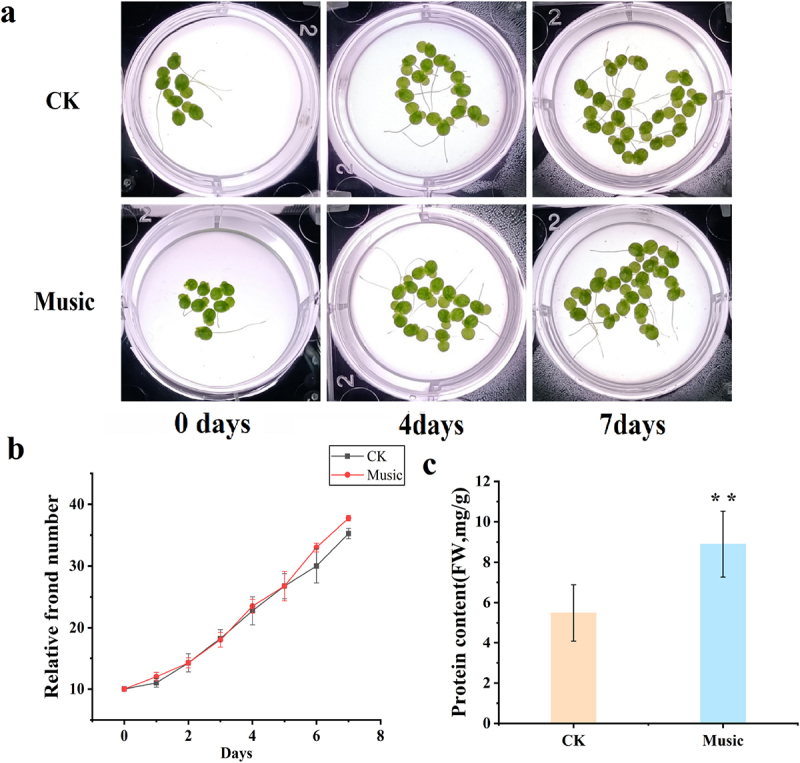
#> input picture duckweed_figure.jpg, 800 x 763 px
$ python main.py
#> lines starting #> are read from the running program, lines starting #| are printed output that depends on the picture; after the words box and inside, x2 and y2 are one past the last pixel; in counts of white or black regions, pixels touching at a corner belong together
import os
import urllib.request
import cv2
import numpy as np
import matplotlib.pyplot as plt
import matplotlib.gridspec as gridspec
from scipy.ndimage import convolve
from scipy.optimize import curve_fit

DW_DAYS  = np.array([0, 1, 2, 3, 4, 5, 6, 7], dtype=float)
DW_CK    = np.array([10, 11, 14, 17, 23, 27, 30, 35], dtype=float)
DW_MUSIC = np.array([10, 11, 14, 18, 24, 29, 33, 38], dtype=float)

RAD_DAYS    = np.arange(1, 15, dtype=float)
RAD_CONTROL = np.array([0, 0, 0,  3,  58, 112, 173, 247,
                         342, 436, 527, 633, 727, 813], dtype=float)
RAD_MUSIC   = np.array([0, 0, 4, 57, 124, 193, 267, 359,
                         451, 543, 658, 761, 872, 984], dtype=float)

CHICK_DAYS    = np.array([2,  4,  6], dtype=float)
CHICK_CONTROL = np.array([2,  7, 12], dtype=float)
CHICK_MUSIC   = np.array([3, 16, 23], dtype=float)

FIGURE_URL  = ("https://cdn.ncbi.nlm.nih.gov/pmc/blobs/1974/9839374/"
               "8804ab9bb00c/KPSB_A_2163346_F0001_OC.jpg")

_HERE        = os.path.dirname(os.path.abspath(__file__))
OXFORD_FILE  = os.path.join(_HERE, "oxford.png")
FIGURE_FILE  = os.path.join(_HERE, "duckweed_figure.jpg")

BLUE, RED = "steelblue", "tomato"  # control vs music

# METHOD 1: SOBEL EDGE DETECTION
def sobel(gray):
    Kx = np.array([[-1, 0, 1],
                   [-2, 0, 2],
                   [-1, 0, 1]], dtype=float)
    Ky = np.array([[-1, -2, -1],
                   [ 0,  0,  0],
                   [ 1,  2,  1]], dtype=float)
    return np.hypot(convolve(gray.astype(float), Kx),
                    convolve(gray.astype(float), Ky))


def green_area(bgr):
    """Count strong edge pixels inside the plant's green region."""

    hsv = cv2.cvtColor(bgr, cv2.COLOR_BGR2HSV)
    mask = cv2.inRange(hsv, np.array([35, 40, 40]), np.array([90, 255, 255]))
    edges = sobel(mask.astype(float))

    # Count only the STRONG edges -- those above 10% of the strongest edge in this image.
    return int((edges > edges.max() * 0.1).sum())

# METHOD 2: FINITE DIFFERENCES
def diff1(y, t):# y = measured values (e.g. frond counts), t = time points (days)

    d = np.empty_like(y, dtype=float)  # create an empty array the same size as y
    d[0]    = (y[1]  - y[0])  / (t[1]  - t[0])
    d[-1]   = (y[-1] - y[-2]) / (t[-1] - t[-2])
    d[1:-1] = (y[2:] - y[:-2]) / (t[2:]  - t[:-2])

    return d

def diff2(y, t):
    return diff1(diff1(y, t), t)

# METHOD 3: LOGISTIC GROWTH MODEL (NONLINEAR LEAST SQUARES)
#   K  = carrying capacity: the maximum size the plant will EVER reach. If K is larger for the music group, music raised the ceiling.
#   r  = growth rate: how steep the S-curve is. Large r = fast growth. Small r = slow, gradual growth.
#   t0 = inflection point: the day when growth is fastest (middle of the S). This is also what Newton-Raphson confirms in Method 4.
def logistic(t, K, r, t0):
    return K / (1.0 + np.exp(-r * (t - t0)))

def fit_logistic(t, y):
    """Fit the logistic curve to data. Returns (best parameters, their errors) or (None, None)."""
    mask = y > 0
    if mask.sum() < 4:
        return None, None

    t_f, y_f = t[mask], y[mask]  # filtered time and measurement arrays
    p0 = [y_f.max() * 1.2, 0.6, float(t_f[len(t_f) // 2])]

    try:
        popt, pcov = curve_fit(logistic, t_f, y_f, p0=p0, maxfev=30_000,
                               bounds=([0, 1e-4, -50], [5_000, 20, 50]))
        # popt = the best-fit values of [K, r, t0]
        # pcov = covariance matrix. Its diagonal tells us how uncertain each parameter is.
        # np.sqrt(np.diag(pcov)) converts this to standard deviations (the ± errors).
        return popt, np.sqrt(np.diag(pcov))

    except RuntimeError:
        return None, None

# METHOD 4: NEWTON-RAPHSON ROOT-FINDING
def newton(f, df, x0, tol=1e-8, max_iter=50):
    x = float(x0)
    for i in range(max_iter):
        fx  = f(x)
        dfx = df(x)
        if abs(dfx) < 1e-14:
            break

        step = fx / dfx  # how far to move
        x -= step        # move to the new guess
        if abs(step) < tol:
            return x, i + 1
    return x, max_iter


def peak_growth_day(popt):
    """Find the exact day of fastest growth by solving h''(t) = 0 with Newton-Raphson."""

    K, r, t0 = popt

    h2 = lambda t: (K*r**2 * np.exp(-r*(t-t0)) * (np.exp(-r*(t-t0)) - 1)
                    / (1 + np.exp(-r*(t-t0)))**3)

    h3 = lambda t: (K*r**3 * np.exp(-r*(t-t0))
                    * (np.exp(-r*(t-t0))**2 - 4*np.exp(-r*(t-t0)) + 1)
                    / (1 + np.exp(-r*(t-t0)))**4)
    return newton(h2, h3, t0 + 0.5)


def load_duckweed_figure():
    if not os.path.exists(FIGURE_FILE):
        print(f"  Downloading {FIGURE_FILE} ...")
        urllib.request.urlretrieve(FIGURE_URL, FIGURE_FILE)
    return cv2.imread(FIGURE_FILE)

def duckweed_green_areas(img):
    """Split the duckweed figure into 6 panels (2 rows x 3 columns) and measure green area in each."""

    H, W = img.shape[:2]
    area = img[:int(H * 0.53), int(W * 0.09):]

    ph, pw = area.shape[:2]
    rh = ph // 2
    cw = pw // 3
    pad = int(min(rh, cw) * 0.04)

    areas_ck, areas_mu = [], []
    for ri, bucket in enumerate([areas_ck, areas_mu]):
        for ci in range(3):
            panel = area[ri*rh+pad:(ri+1)*rh-pad, ci*cw+pad:(ci+1)*cw-pad]
            bucket.append(green_area(panel))
    return np.array(areas_ck, float), np.array(areas_mu, float)

def oxford_green_areas(img):
    """Split oxford.png into 3 horizontal bands (Control / Classical / Rock) and count edge pixels."""

    H, W = img.shape[:2]
    crop = img[int(H * 0.10):, int(W * 0.10):]
    H2 = crop.shape[0]
    bh = H2 // 3
    areas = []
    for i in range(3):
        band = crop[i*bh:(i+1)*bh, :]
        gray = cv2.cvtColor(band, cv2.COLOR_BGR2GRAY)
        edges = sobel(gray)
        areas.append(int((edges > 20).sum()))

    return np.array(areas, float)

def plot_all(dw_green_ck, dw_green_mu, ox_green,
             dw_r1_ck, dw_r1_mu,
             dw_popt_ck, dw_popt_mu,
             rad_r1_ck, rad_r1_mu, rad_popt_ck, rad_popt_mu,
             chick_r1_ck, chick_r1_mu,
             peaks):
    fig = plt.figure(figsize=(18, 14))

    fig.suptitle("Music's Effect on Plant Growth -- CP1\n"
                 "Methods: Sobel | Finite Differences | Logistic Fit | Newton-Raphson",
                 fontsize=12, fontweight="bold")

    gs = gridspec.GridSpec(3, 6, figure=fig, hspace=0.50, wspace=0.38)

    for col, (days, ck, mu, pck, pmu, ylabel, title) in enumerate([
        (DW_DAYS,  DW_CK,       DW_MUSIC,   dw_popt_ck,  dw_popt_mu,
         "Frond count", "Duckweed -- Logistic Fit"),
        (RAD_DAYS, RAD_CONTROL, RAD_MUSIC,  rad_popt_ck, rad_popt_mu,
         "Height (mm)",  "Radish -- Logistic Fit"),
    ]):
        ax = fig.add_subplot(gs[0, col*2 : col*2+2])
        ax.scatter(days, ck, color=BLUE, s=45, zorder=5, label="Control/CK")
        ax.scatter(days, mu, color=RED,  s=45, zorder=5, label="Music")
        t_fine = np.linspace(days[0], days[-1]+1, 300)

        if pck is not None:
            ax.plot(t_fine, logistic(t_fine, *pck), BLUE, lw=2,
                    label=f"K={pck[0]:.1f}")
        if pmu is not None:
            ax.plot(t_fine, logistic(t_fine, *pmu), RED, lw=2,
                    label=f"K={pmu[0]:.1f}")

        ax.set_xlabel("Day"); ax.set_ylabel(ylabel)
        ax.set_title(f"{title}\n(Method 3: nonlinear least squares)")
        ax.legend(fontsize=7); ax.grid(alpha=0.3)

    ax_c = fig.add_subplot(gs[0, 4:])
    x = np.arange(3)
    ax_c.bar(x - 0.18, CHICK_CONTROL, 0.35, color=BLUE, alpha=0.85, label="Control")
    ax_c.bar(x + 0.18, CHICK_MUSIC,   0.35, color=RED,  alpha=0.85, label="Music")
    ax_c.set_xticks(x); ax_c.set_xticklabels(["Day 2", "Day 4", "Day 6"])
    ax_c.set_ylabel("Saplings sprouted")
    ax_c.set_title("Chickpea -- Germination\n(Chowdhury & Gupta)")
    ax_c.legend(fontsize=7); ax_c.grid(alpha=0.3, axis="y")

    rate_sets = [
        (DW_DAYS,    dw_r1_ck,    dw_r1_mu,    "dN/dt (fronds/day)", "Duckweed",
         "Duckweed CK", "Duckweed Music"),
        (RAD_DAYS,   rad_r1_ck,   rad_r1_mu,   "dH/dt (mm/day)",     "Radish",
         "Radish Control", "Radish Music"),
        (CHICK_DAYS, chick_r1_ck, chick_r1_mu, "Saplings/day",       "Chickpea",
         None, None),
    ]
    for col, (days, r_ck, r_mu, ylabel, title, k_ck, k_mu) in enumerate(rate_sets):
        ax = fig.add_subplot(gs[1, col*2 : col*2+2])
        ax.plot(days, r_ck, color=BLUE, lw=2, marker="o", ms=5, label="Control/CK")
        ax.plot(days, r_mu, color=RED,  lw=2, marker="o", ms=5, label="Music")

        ax.fill_between(days, r_ck, alpha=0.12, color=BLUE)
        ax.fill_between(days, r_mu, alpha=0.12, color=RED)

        if k_ck and k_ck in peaks:
            ax.axvline(peaks[k_ck], color=BLUE, lw=1.5, ls="--",
                       label=f"Peak: day {peaks[k_ck]:.2f}")
        if k_mu and k_mu in peaks:
            ax.axvline(peaks[k_mu], color=RED, lw=1.5, ls="--",
                       label=f"Peak: day {peaks[k_mu]:.2f}")

        ax.set_xlabel("Day"); ax.set_ylabel(ylabel)
        ax.set_title(f"{title} -- Growth Rate\n(Method 2: finite differences)")
        ax.legend(fontsize=7); ax.grid(alpha=0.3)

    ax_dg = fig.add_subplot(gs[2, :2])
    x = np.arange(3)
    ax_dg.bar(x - 0.18, dw_green_ck/1e3, 0.35, color=BLUE, alpha=0.8, label="CK")
    ax_dg.bar(x + 0.18, dw_green_mu/1e3, 0.35, color=RED,  alpha=0.8, label="Music")
    ax_dg.set_xticks(x); ax_dg.set_xticklabels(["Day 0", "Day 4", "Day 7"])
    ax_dg.set_ylabel("Sobel edge pixels")
    ax_dg.set_title("Duckweed -- Plant Boundary Size\n(Method 1: Sobel edge detection)")
    ax_dg.legend(fontsize=7); ax_dg.grid(alpha=0.3, axis="y")

    ax_ox = fig.add_subplot(gs[2, 2:4])
    labels = ["Control", "Classical", "Rock"]
    colors = [BLUE, RED, "mediumseagreen"]
    ax_ox.bar(labels, ox_green/1e3, color=colors, alpha=0.85)
    ax_ox.set_ylabel("Sobel edge pixels")
    ax_ox.set_title("Bok Choy -- Plant Boundary by Condition\n(Method 1: Sobel on oxford.png)")
    ax_ox.grid(alpha=0.3, axis="y")
    ax_tbl = fig.add_subplot(gs[2, 4:])
    ax_tbl.axis("off")

    rows = []
    for lbl, popt, pk in [("Duckweed CK",    dw_popt_ck,  "Duckweed CK"),
                           ("Duckweed Music", dw_popt_mu,  "Duckweed Music"),
                           ("Radish Control", rad_popt_ck, "Radish Control"),
                           ("Radish Music",   rad_popt_mu, "Radish Music")]:
        if popt is not None:
            # popt[0]=K, popt[1]=r, popt[2]=t0 -- formatted to a readable number of decimals
            rows.append([lbl, f"{popt[0]:.1f}", f"{popt[1]:.4f}",
                         f"{popt[2]:.2f}", f"{peaks.get(pk, float('nan')):.2f}"])

    tbl = ax_tbl.table(cellText=rows,
                       colLabels=["Group", "K", "r", "t0", "Peak day"],
                       loc="center", cellLoc="center")
    tbl.auto_set_font_size(False)
    tbl.set_fontsize(8)
    tbl.scale(1, 1.7)
    ax_tbl.set_title("Logistic Parameters + Peak Growth Days\n"
                     "(Methods 3+4: curve fit + Newton-Raphson)", fontsize=9)

    plt.savefig("plant_growth_analysis.png", dpi=150, bbox_inches="tight")
    plt.show()
    print("  Saved: plant_growth_analysis.png")

def main():
    print("=" * 55)
    print("CP1 -- Music's Effect on Plant Growth")
    print("=" * 55)
    print("\n[1/4] Sobel edge detection -- measuring green area ...")

    dw_img = load_duckweed_figure()
#> in load_duckweed_figure, returned value is the input picture: shape (763, 800, 3); mean B, G, R 224.5, 224, 225

    dw_green_ck, dw_green_mu = duckweed_green_areas(dw_img)
#> the loop in duckweed_green_areas, `for ri, bucket in enumerate([areas_ck, areas_mu]):` made 2 passes
#> pass 1, in green_area, `mask = cv2.inRange(hsv, np.array([35, 40, 40]), np.array([90, 255, 255..`:
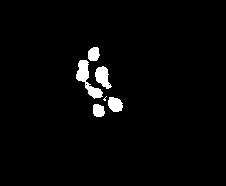
#> mask: shape (186, 226); 2.6% white; 6 white regions (1 under 20 px), largest, box (x1, y1, x2, y2) and area: (76, 60, 103, 99) 387, (95, 66, 112, 89) 235, (108, 97, 123, 112) 176, (88, 47, 100, 61) 137, (93, 104, 105, 117) 130
#> after the loop in duckweed_green_areas, `for ri, bucket in enumerate([areas_ck, areas_mu]):`:
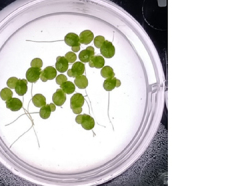
#> panel: shape (186, 226, 3); mean B, G, R 203.7, 208.5, 209.6
#> dw_green_ck = [805, 1456, 1893]; dw_green_mu = [924, 1720, 2042]
    print(f"  Duckweed CK    Sobel edge px: {dw_green_ck.astype(int)}")
#|   Duckweed CK    Sobel edge px: [ 805 1456 1893]
    print(f"  Duckweed Music Sobel edge px: {dw_green_mu.astype(int)}")
#|   Duckweed Music Sobel edge px: [ 924 1720 2042]
    print(f"  oxford path: {OXFORD_FILE}")
    print(f"  oxford exists: {os.path.exists(OXFORD_FILE)}")
    ox_img = cv2.imread(OXFORD_FILE)
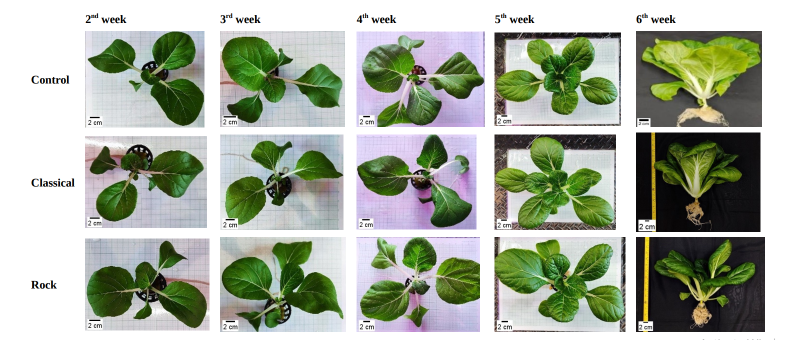
#> input picture oxford.png, 1571 x 680 px (shown at 1/2 size)
#> ox_img is the input picture: shape (680, 1571, 3); mean B, G, R 158.3, 174.4, 166.6
    if ox_img is None:
        print(f"  WARNING: could not load oxford.png")
        ox_green = np.zeros(3)
    else:
        ox_green = oxford_green_areas(ox_img)
#> the loop in oxford_green_areas, `for i in range(3):` made 3 passes
#> pass 1, in oxford_green_areas, `edges = sobel(gray)`:
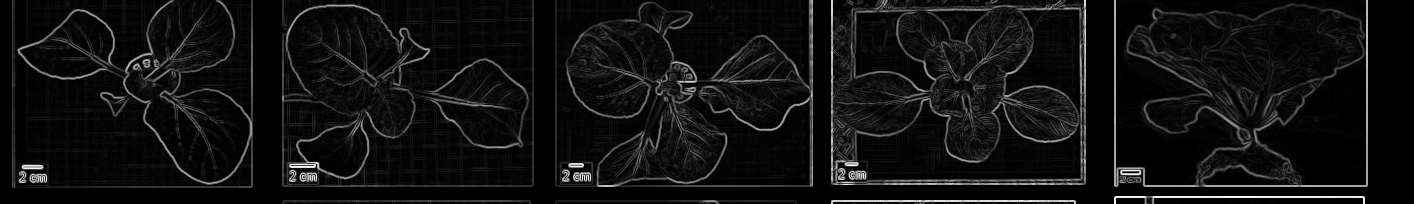
#> edges: shape (204, 1414) float64; min 0, max 1043.7, mean 70.3; drawn with min black and max white
#> after the loop in oxford_green_areas, `for i in range(3):`:
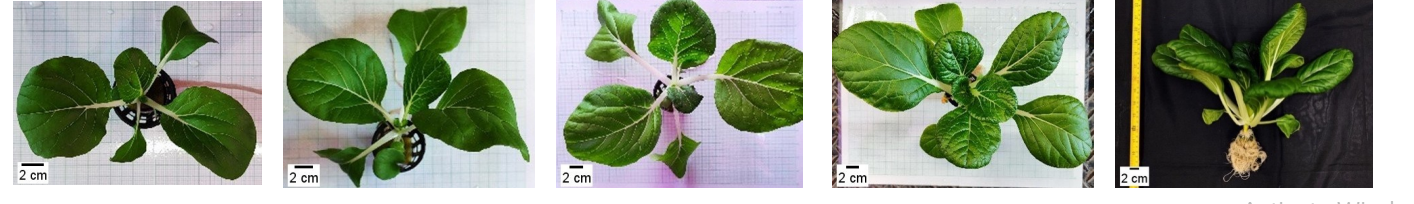
#> band: shape (204, 1414, 3); mean B, G, R 131.3, 153.2, 142.4
#> after the loop in oxford_green_areas, `for i in range(3):`:
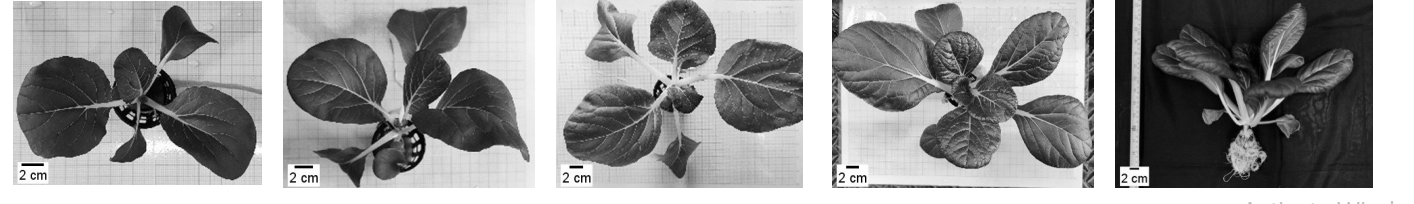
#> gray: shape (204, 1414); min 0, max 255, mean 147.4
#> after the loop in oxford_green_areas, `for i in range(3):`: areas = [157515, 151697, 160043]
#> ox_green = [157515, 151697, 160043]
        print(f"  Bok choy Sobel edge px -- Control/Classical/Rock: {ox_green.astype(int)}")
#|   Bok choy Sobel edge px -- Control/Classical/Rock: [157515 151697 160043]
    print("\n[2/4] Central finite differences ...")

    dw_r1_ck    = diff1(DW_CK,         DW_DAYS)   # duckweed control growth rate
    dw_r1_mu    = diff1(DW_MUSIC,      DW_DAYS)   # duckweed music growth rate
    rad_r1_ck   = diff1(RAD_CONTROL,   RAD_DAYS)  # radish control growth rate
    rad_r1_mu   = diff1(RAD_MUSIC,     RAD_DAYS)  # radish music growth rate
    chick_r1_ck = diff1(CHICK_CONTROL, CHICK_DAYS)  # chickpea control germination rate
    chick_r1_mu = diff1(CHICK_MUSIC,   CHICK_DAYS)  # chickpea music germination rate

    print("\n[3/4] Fitting logistic growth models ...")

    dw_popt_ck,  _ = fit_logistic(DW_DAYS,  DW_CK)       # duckweed control fit
    dw_popt_mu,  _ = fit_logistic(DW_DAYS,  DW_MUSIC)    # duckweed music fit
    rad_popt_ck, _ = fit_logistic(RAD_DAYS, RAD_CONTROL) # radish control fit
    rad_popt_mu, _ = fit_logistic(RAD_DAYS, RAD_MUSIC)   # radish music fit
    for name, p in [("Duckweed CK",    dw_popt_ck),
                    ("Duckweed Music", dw_popt_mu),
                    ("Radish Control", rad_popt_ck),
                    ("Radish Music",   rad_popt_mu)]:
        if p is not None:
            # p[0]=K (max size), p[1]=r (growth rate), p[2]=t0 (inflection day)
            print(f"  {name:20s}: K={p[0]:.2f}  r={p[1]:.4f}  t0={p[2]:.2f}")
    print("\n[4/4] Newton-Raphson root-finding ...")

    peaks = {}

    for name, popt in [("Duckweed CK",    dw_popt_ck),
                       ("Duckweed Music", dw_popt_mu),
                       ("Radish Control", rad_popt_ck),
                       ("Radish Music",   rad_popt_mu)]:
        if popt is not None:
            day, iters = peak_growth_day(popt)
            peaks[name] = day
            print(f"  {name:20s}: peak day {day:.3f}  ({iters} iterations)")

    plot_all(dw_green_ck, dw_green_mu, ox_green,
             dw_r1_ck, dw_r1_mu,
             dw_popt_ck, dw_popt_mu,
             rad_r1_ck, rad_r1_mu, rad_popt_ck, rad_popt_mu,
             chick_r1_ck, chick_r1_mu, peaks)
#> in plot_all, `plt.savefig("plant_growth_analysis.png", dpi=150, bbox_inches="tight")`:
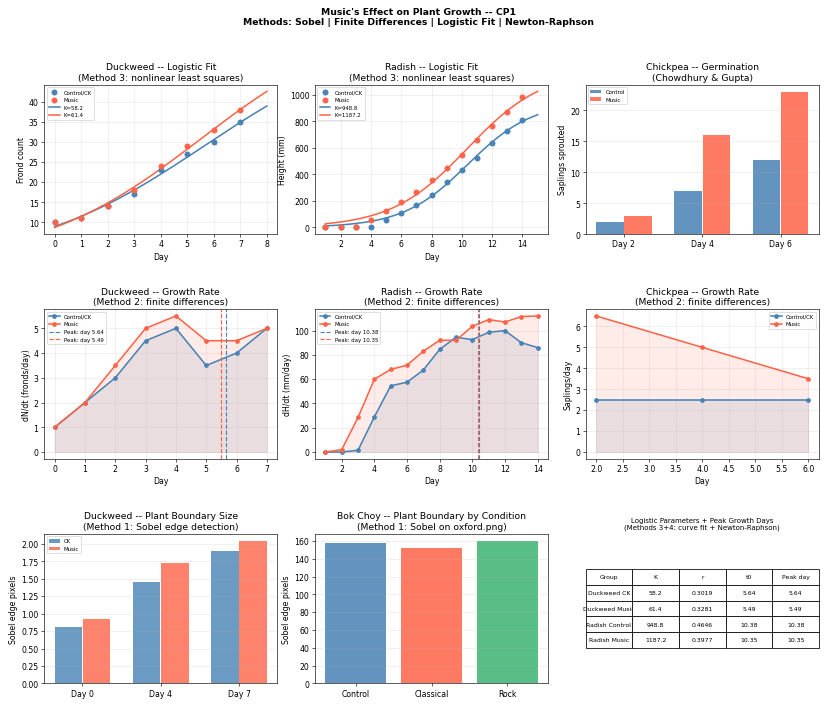
#> figure drawn by matplotlib, 8 panels; panel 1: curve peaks at x = 8, y = 39.01; panel 1: curve peaks at x = 8, y = 42.67; panel 2: curve peaks at x = 15, y = 849.3; panel 2: curve peaks at x = 15, y = 1025.7
    print("Done.")

if __name__ == "__main__":
    main()
